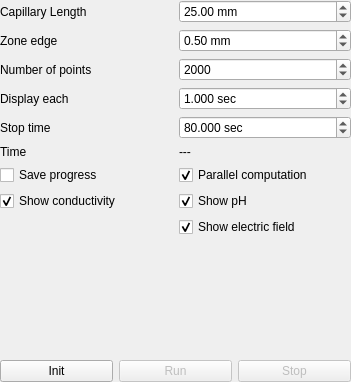
<?xml version="1.0" encoding="UTF-8"?>
<ui version="4.0">
 <class>ComputeControl</class>
 <widget class="QWidget" name="ComputeControl">
  <property name="geometry">
   <rect>
    <x>0</x>
    <y>0</y>
    <width>351</width>
    <height>382</height>
   </rect>
  </property>
  <property name="sizePolicy">
   <sizepolicy hsizetype="Minimum" vsizetype="Minimum">
    <horstretch>0</horstretch>
    <verstretch>0</verstretch>
   </sizepolicy>
  </property>
  <property name="windowTitle">
   <string>Compute control</string>
  </property>
  <layout class="QGridLayout" name="gridLayout_2">
   <property name="leftMargin">
    <number>0</number>
   </property>
   <property name="topMargin">
    <number>0</number>
   </property>
   <property name="rightMargin">
    <number>0</number>
   </property>
   <property name="bottomMargin">
    <number>0</number>
   </property>
   <item row="2" column="0">
    <layout class="QHBoxLayout" name="horizontalLayout">
     <item>
      <widget class="QPushButton" name="f_init">
       <property name="text">
        <string>Init</string>
       </property>
      </widget>
     </item>
     <item>
      <widget class="QPushButton" name="f_run">
       <property name="enabled">
        <bool>false</bool>
       </property>
       <property name="text">
        <string>Run</string>
       </property>
      </widget>
     </item>
     <item>
      <widget class="QPushButton" name="f_stop">
       <property name="enabled">
        <bool>false</bool>
       </property>
       <property name="text">
        <string>Stop</string>
       </property>
      </widget>
     </item>
    </layout>
   </item>
   <item row="1" column="0">
    <spacer name="verticalSpacer">
     <property name="orientation">
      <enum>Qt::Vertical</enum>
     </property>
     <property name="sizeHint" stdset="0">
      <size>
       <width>20</width>
       <height>0</height>
      </size>
     </property>
    </spacer>
   </item>
   <item row="0" column="0">
    <layout class="QGridLayout" name="gridLayout">
     <item row="3" column="0">
      <widget class="QLabel" name="label_4">
       <property name="text">
        <string>Display each</string>
       </property>
      </widget>
     </item>
     <item row="4" column="0">
      <widget class="QLabel" name="label_5">
       <property name="text">
        <string>Stop time</string>
       </property>
      </widget>
     </item>
     <item row="2" column="0">
      <widget class="QLabel" name="label_3">
       <property name="text">
        <string>Number of points</string>
       </property>
      </widget>
     </item>
     <item row="4" column="1">
      <widget class="QDoubleSpinBox" name="f_timestop">
       <property name="suffix">
        <string> sec</string>
       </property>
       <property name="decimals">
        <number>3</number>
       </property>
       <property name="maximum">
        <double>10000.000000000000000</double>
       </property>
       <property name="value">
        <double>80.000000000000000</double>
       </property>
      </widget>
     </item>
     <item row="3" column="1">
      <widget class="QDoubleSpinBox" name="f_timeinterval">
       <property name="suffix">
        <string> sec</string>
       </property>
       <property name="decimals">
        <number>3</number>
       </property>
       <property name="maximum">
        <double>10000.000000000000000</double>
       </property>
       <property name="value">
        <double>1.000000000000000</double>
       </property>
      </widget>
     </item>
     <item row="1" column="0">
      <widget class="QLabel" name="label_6">
       <property name="text">
        <string>Zone edge</string>
       </property>
      </widget>
     </item>
     <item row="5" column="1">
      <widget class="QLabel" name="f_time">
       <property name="sizePolicy">
        <sizepolicy hsizetype="Preferred" vsizetype="Minimum">
         <horstretch>2</horstretch>
         <verstretch>0</verstretch>
        </sizepolicy>
       </property>
       <property name="text">
        <string>---</string>
       </property>
      </widget>
     </item>
     <item row="0" column="1">
      <widget class="QDoubleSpinBox" name="f_caplen">
       <property name="suffix">
        <string> mm</string>
       </property>
       <property name="decimals">
        <number>2</number>
       </property>
       <property name="maximum">
        <double>10000.000000000000000</double>
       </property>
       <property name="value">
        <double>25.000000000000000</double>
       </property>
      </widget>
     </item>
     <item row="5" column="0">
      <widget class="QLabel" name="label">
       <property name="sizePolicy">
        <sizepolicy hsizetype="Preferred" vsizetype="Minimum">
         <horstretch>2</horstretch>
         <verstretch>0</verstretch>
        </sizepolicy>
       </property>
       <property name="text">
        <string>Time</string>
       </property>
      </widget>
     </item>
     <item row="2" column="1">
      <widget class="QSpinBox" name="f_np">
       <property name="maximum">
        <number>100000</number>
       </property>
       <property name="value">
        <number>2000</number>
       </property>
      </widget>
     </item>
     <item row="6" column="0">
      <widget class="QCheckBox" name="f_saveprogress">
       <property name="text">
        <string>Save progress</string>
       </property>
      </widget>
     </item>
     <item row="1" column="1">
      <widget class="QDoubleSpinBox" name="f_bw">
       <property name="suffix">
        <string> mm</string>
       </property>
       <property name="value">
        <double>0.500000000000000</double>
       </property>
      </widget>
     </item>
     <item row="0" column="0">
      <widget class="QLabel" name="label_2">
       <property name="text">
        <string>Capillary Length</string>
       </property>
      </widget>
     </item>
     <item row="7" column="0">
      <widget class="QCheckBox" name="f_show_kapa">
       <property name="text">
        <string>Show conductivity</string>
       </property>
       <property name="checked">
        <bool>true</bool>
       </property>
      </widget>
     </item>
     <item row="7" column="1">
      <widget class="QCheckBox" name="f_show_ph">
       <property name="text">
        <string>Show pH</string>
       </property>
       <property name="checked">
        <bool>true</bool>
       </property>
      </widget>
     </item>
     <item row="6" column="1">
      <widget class="QCheckBox" name="f_parallel">
       <property name="text">
        <string>Parallel computation</string>
       </property>
       <property name="checked">
        <bool>true</bool>
       </property>
      </widget>
     </item>
     <item row="8" column="1">
      <widget class="QCheckBox" name="f_show_e">
       <property name="text">
        <string>Show electric field</string>
       </property>
       <property name="checked">
        <bool>true</bool>
       </property>
      </widget>
     </item>
    </layout>
   </item>
  </layout>
 </widget>
 <tabstops>
  <tabstop>f_caplen</tabstop>
  <tabstop>f_bw</tabstop>
  <tabstop>f_np</tabstop>
  <tabstop>f_timeinterval</tabstop>
  <tabstop>f_timestop</tabstop>
  <tabstop>f_init</tabstop>
  <tabstop>f_run</tabstop>
  <tabstop>f_stop</tabstop>
 </tabstops>
 <resources/>
 <connections/>
</ui>
